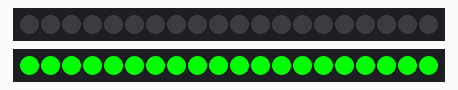
A sketch run on a simulated Arduino Uno, built with avr-gcc and run on an emulated ATmega328P. Parts: 2 × 20 RGB LEDs in strip order, left to right. Dim RGB values are drawn brighter than linear; random numbers use the default seed unless the sketch sets one.

Above: at 0.1 s.
At 10.1 s:
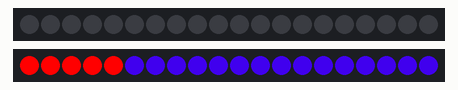
At 15.1 s:
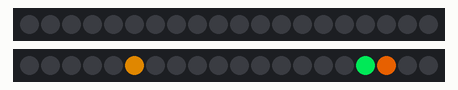
At 20.1 s:
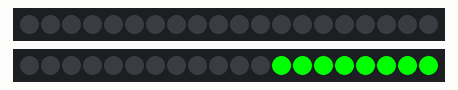
At 25.1 s:
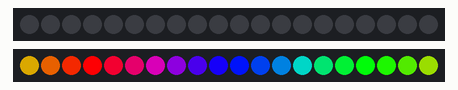
At 35.1 s:
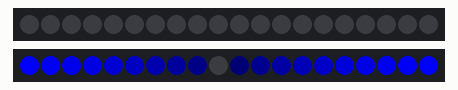

The sketch:

WS2812FXBenchTestRandomColors.ino
```cpp
// (licence header left out)
#include <WS2812FX.h>
#include <NeoPixelBus.h>

#define LED_PIN   17  // digital pin used to drive the LED strip, (for ESP8266 DMA, must use GPIO3/RX/D9)
#define LED_COUNT 20  // number of LEDs on the strip

#define TIMER_MS 5000

WS2812FX ws2812fx = WS2812FX(LED_COUNT, LED_PIN, NEO_GRB + NEO_KHZ800);

// create a NeoPixelBus instance
NeoPixelBus<NeoGrbFeature, Neo800KbpsMethod> strip(LED_COUNT, LED_PIN);

unsigned long last_change = 0;
unsigned long now = 0;

void setup() {
  Serial.begin(115200);
//HERE WE INITIALIZE THE LEDS VIA THE WS2812FX LIBRARY.
  ws2812fx.init();
  strip.Begin();
  strip.Show();
  ws2812fx.setCustomShow(myCustomShow);
  ws2812fx.setBrightness(255);
  ws2812fx.setMode(FX_MODE_STATIC);
  ws2812fx.setSpeed(500);  //smaller numbers are faster
  ws2812fx.start();
  ws2812fx.setOptions(0, 0x0);
}

// might be "bridge friendly" effects
const uint8_t myModes[] = {
//    FX_MODE_STATIC                  ,
//    FX_MODE_BLINK                   ,
//    FX_MODE_BREATH                  ,
    FX_MODE_COLOR_WIPE              ,
//    FX_MODE_COLOR_WIPE_INV          ,
//    FX_MODE_COLOR_WIPE_REV          ,
//    FX_MODE_COLOR_WIPE_REV_INV      ,
//    FX_MODE_COLOR_WIPE_RANDOM       ,
    FX_MODE_RANDOM_COLOR            ,
    FX_MODE_SINGLE_DYNAMIC          ,
    FX_MODE_MULTI_DYNAMIC           ,
    FX_MODE_RAINBOW                 ,
    FX_MODE_RAINBOW_CYCLE           ,
//    FX_MODE_SCAN                    ,
//    FX_MODE_DUAL_SCAN               ,
//    FX_MODE_FADE                    ,
    FX_MODE_THEATER_CHASE           ,
    FX_MODE_THEATER_CHASE_RAINBOW   ,
    FX_MODE_RUNNING_LIGHTS          ,
//    FX_MODE_TWINKLE                 ,
//    FX_MODE_TWINKLE_RANDOM          ,
//    FX_MODE_TWINKLE_FADE            ,
//    FX_MODE_TWINKLE_FADE_RANDOM     ,
//    FX_MODE_SPARKLE                 ,
//    FX_MODE_FLASH_SPARKLE           ,
//    FX_MODE_HYPER_SPARKLE           ,
//    FX_MODE_STROBE                  ,
//    FX_MODE_STROBE_RAINBOW          ,
//    FX_MODE_MULTI_STROBE            ,
//    FX_MODE_BLINK_RAINBOW           ,
//    FX_MODE_CHASE_WHITE             ,
    FX_MODE_CHASE_COLOR             ,
    FX_MODE_CHASE_RANDOM            ,
    FX_MODE_CHASE_RAINBOW           ,
//   FX_MODE_CHASE_FLASH             ,
//    FX_MODE_CHASE_FLASH_RANDOM      ,
//    FX_MODE_CHASE_RAINBOW_WHITE     ,
    FX_MODE_CHASE_BLACKOUT          ,
    FX_MODE_CHASE_BLACKOUT_RAINBOW  ,
//    FX_MODE_COLOR_SWEEP_RANDOM      ,
    FX_MODE_RUNNING_COLOR           ,
//    FX_MODE_RUNNING_RED_BLUE        ,
    FX_MODE_RUNNING_RANDOM          ,
    FX_MODE_LARSON_SCANNER          ,
//    FX_MODE_COMET                   ,
//    FX_MODE_FIREWORKS               ,
//    FX_MODE_FIREWORKS_RANDOM        ,
    FX_MODE_MERRY_CHRISTMAS         ,
//    FX_MODE_FIRE_FLICKER            ,
    FX_MODE_FIRE_FLICKER_SOFT       ,
//    FX_MODE_FIRE_FLICKER_INTENSE    ,
//    FX_MODE_CIRCUS_COMBUSTUS        ,
//    FX_MODE_HALLOWEEN               ,
    FX_MODE_BICOLOR_CHASE           ,
    FX_MODE_TRICOLOR_CHASE          ,
//    FX_MODE_ICU
};
const uint8_t myModeCount = (sizeof(myModes)/sizeof(myModes[0]));

// Let's do a small function to choose a random color
uint32_t color[] = {RED, GREEN, BLUE, YELLOW, CYAN, MAGENTA, PURPLE, ORANGE, PINK};

void loop() {
  now = millis();

  ws2812fx.service();

  if(now - last_change > TIMER_MS) {
    ws2812fx.setColor(color[random(0,8)]);                                    // choose a random color
    delay(1000);
    ws2812fx.setBrightness(255);
    ws2812fx.setMode(random(myModeCount));
    last_change = now;
  }

  delay(10);
}

void myCustomShow(void) {
  if(strip.CanShow()) {
    // copy the WS2812FX pixel data to the NeoPixelBus instance
    memcpy(strip.Pixels(), ws2812fx.getPixels(), strip.PixelsSize());
    strip.Dirty();
    strip.Show();
  }
}
```

Measured:
- what the display in image 1 shows lasts 1.0 s, from 10.0 s to 11.0 s
